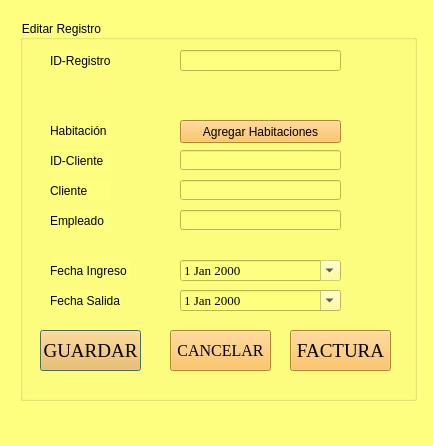
<?xml version="1.0" encoding="UTF-8"?>
<ui version="4.0">
 <class>GUI_Edit_Registro</class>
 <widget class="QDialog" name="GUI_Edit_Registro">
  <property name="geometry">
   <rect>
    <x>0</x>
    <y>0</y>
    <width>433</width>
    <height>446</height>
   </rect>
  </property>
  <property name="windowTitle">
   <string>Dialog</string>
  </property>
  <property name="styleSheet">
   <string notr="true">background-color: rgb(255, 255, 127);</string>
  </property>
  <widget class="QGroupBox" name="groupBox">
   <property name="geometry">
    <rect>
     <x>20</x>
     <y>20</y>
     <width>397</width>
     <height>381</height>
    </rect>
   </property>
   <property name="styleSheet">
    <string notr="true">font: 75 10pt &quot;Times New Roman&quot;;
background-color: rgb(255, 255, 127);</string>
   </property>
   <property name="title">
    <string>Editar Registro</string>
   </property>
   <widget class="QLabel" name="label">
    <property name="geometry">
     <rect>
      <x>30</x>
      <y>30</y>
      <width>61</width>
      <height>21</height>
     </rect>
    </property>
    <property name="text">
     <string>ID-Registro</string>
    </property>
   </widget>
   <widget class="QLabel" name="label_2">
    <property name="geometry">
     <rect>
      <x>30</x>
      <y>100</y>
      <width>61</width>
      <height>21</height>
     </rect>
    </property>
    <property name="text">
     <string>Habitación</string>
    </property>
   </widget>
   <widget class="QLabel" name="label_3">
    <property name="geometry">
     <rect>
      <x>30</x>
      <y>130</y>
      <width>61</width>
      <height>21</height>
     </rect>
    </property>
    <property name="text">
     <string>ID-Cliente</string>
    </property>
   </widget>
   <widget class="QLabel" name="label_4">
    <property name="geometry">
     <rect>
      <x>30</x>
      <y>160</y>
      <width>61</width>
      <height>21</height>
     </rect>
    </property>
    <property name="text">
     <string>Cliente</string>
    </property>
   </widget>
   <widget class="QLabel" name="label_5">
    <property name="geometry">
     <rect>
      <x>30</x>
      <y>190</y>
      <width>61</width>
      <height>21</height>
     </rect>
    </property>
    <property name="text">
     <string>Empleado</string>
    </property>
   </widget>
   <widget class="QLabel" name="label_6">
    <property name="geometry">
     <rect>
      <x>30</x>
      <y>240</y>
      <width>81</width>
      <height>21</height>
     </rect>
    </property>
    <property name="text">
     <string>Fecha Ingreso</string>
    </property>
   </widget>
   <widget class="QLabel" name="label_7">
    <property name="geometry">
     <rect>
      <x>30</x>
      <y>270</y>
      <width>71</width>
      <height>21</height>
     </rect>
    </property>
    <property name="text">
     <string>Fecha Salida</string>
    </property>
   </widget>
   <widget class="QDateEdit" name="Edit_fechaE">
    <property name="enabled">
     <bool>true</bool>
    </property>
    <property name="geometry">
     <rect>
      <x>160</x>
      <y>240</y>
      <width>161</width>
      <height>21</height>
     </rect>
    </property>
    <property name="font">
     <font>
      <family>Times New Roman</family>
      <pointsize>10</pointsize>
      <weight>9</weight>
      <italic>false</italic>
      <bold>false</bold>
     </font>
    </property>
    <property name="readOnly">
     <bool>true</bool>
    </property>
    <property name="calendarPopup">
     <bool>true</bool>
    </property>
   </widget>
   <widget class="QDateEdit" name="Edit_fechaS">
    <property name="geometry">
     <rect>
      <x>160</x>
      <y>270</y>
      <width>161</width>
      <height>21</height>
     </rect>
    </property>
    <property name="font">
     <font>
      <family>Times New Roman</family>
      <pointsize>10</pointsize>
      <weight>9</weight>
      <italic>false</italic>
      <bold>false</bold>
     </font>
    </property>
    <property name="calendarPopup">
     <bool>true</bool>
    </property>
   </widget>
   <widget class="QPushButton" name="Editar_Button">
    <property name="geometry">
     <rect>
      <x>20</x>
      <y>310</y>
      <width>101</width>
      <height>41</height>
     </rect>
    </property>
    <property name="font">
     <font>
      <family>Times New Roman</family>
      <pointsize>14</pointsize>
      <weight>9</weight>
      <italic>false</italic>
      <bold>false</bold>
     </font>
    </property>
    <property name="autoFillBackground">
     <bool>false</bool>
    </property>
    <property name="styleSheet">
     <string notr="true">font: 75 14pt &quot;Times New Roman&quot;;
background-color: rgb(255, 184, 62);</string>
    </property>
    <property name="text">
     <string>GUARDAR</string>
    </property>
   </widget>
   <widget class="QPushButton" name="Cancelar_button">
    <property name="geometry">
     <rect>
      <x>150</x>
      <y>310</y>
      <width>101</width>
      <height>41</height>
     </rect>
    </property>
    <property name="font">
     <font>
      <family>Times New Roman</family>
      <pointsize>12</pointsize>
      <weight>9</weight>
      <italic>false</italic>
      <bold>false</bold>
     </font>
    </property>
    <property name="styleSheet">
     <string notr="true">font: 75 12pt &quot;Times New Roman&quot;;
background-color: rgb(255, 184, 62);</string>
    </property>
    <property name="text">
     <string>CANCELAR</string>
    </property>
   </widget>
   <widget class="QLineEdit" name="idR_Edit_LineEdit">
    <property name="enabled">
     <bool>true</bool>
    </property>
    <property name="geometry">
     <rect>
      <x>160</x>
      <y>30</y>
      <width>161</width>
      <height>21</height>
     </rect>
    </property>
    <property name="font">
     <font>
      <family>Times New Roman</family>
      <pointsize>10</pointsize>
      <weight>9</weight>
      <italic>false</italic>
      <bold>false</bold>
     </font>
    </property>
    <property name="readOnly">
     <bool>true</bool>
    </property>
   </widget>
   <widget class="QLineEdit" name="idC_Edit_LineEdit">
    <property name="enabled">
     <bool>true</bool>
    </property>
    <property name="geometry">
     <rect>
      <x>160</x>
      <y>130</y>
      <width>161</width>
      <height>20</height>
     </rect>
    </property>
    <property name="font">
     <font>
      <family>Times New Roman</family>
      <pointsize>10</pointsize>
      <weight>9</weight>
      <italic>false</italic>
      <bold>false</bold>
     </font>
    </property>
    <property name="readOnly">
     <bool>true</bool>
    </property>
   </widget>
   <widget class="QLineEdit" name="nomE_Edit_LineEdit">
    <property name="enabled">
     <bool>true</bool>
    </property>
    <property name="geometry">
     <rect>
      <x>160</x>
      <y>190</y>
      <width>161</width>
      <height>20</height>
     </rect>
    </property>
    <property name="font">
     <font>
      <family>Times New Roman</family>
      <pointsize>10</pointsize>
      <weight>9</weight>
      <italic>false</italic>
      <bold>false</bold>
     </font>
    </property>
    <property name="readOnly">
     <bool>true</bool>
    </property>
   </widget>
   <widget class="QPushButton" name="habit_Edit_Button">
    <property name="geometry">
     <rect>
      <x>160</x>
      <y>100</y>
      <width>161</width>
      <height>23</height>
     </rect>
    </property>
    <property name="styleSheet">
     <string notr="true">background-color: rgb(255, 184, 62);</string>
    </property>
    <property name="text">
     <string>Agregar Habitaciones</string>
    </property>
   </widget>
   <widget class="QLineEdit" name="nomC_Edit_LineEdit">
    <property name="enabled">
     <bool>true</bool>
    </property>
    <property name="geometry">
     <rect>
      <x>160</x>
      <y>160</y>
      <width>161</width>
      <height>20</height>
     </rect>
    </property>
    <property name="font">
     <font>
      <family>Times New Roman</family>
      <pointsize>10</pointsize>
      <weight>9</weight>
      <italic>false</italic>
      <bold>false</bold>
     </font>
    </property>
    <property name="readOnly">
     <bool>true</bool>
    </property>
   </widget>
   <widget class="QPushButton" name="Registrar_button_2">
    <property name="geometry">
     <rect>
      <x>270</x>
      <y>310</y>
      <width>101</width>
      <height>41</height>
     </rect>
    </property>
    <property name="font">
     <font>
      <family>Times New Roman</family>
      <pointsize>14</pointsize>
      <weight>9</weight>
      <italic>false</italic>
      <bold>false</bold>
     </font>
    </property>
    <property name="autoFillBackground">
     <bool>false</bool>
    </property>
    <property name="styleSheet">
     <string notr="true">font: 75 14pt &quot;Times New Roman&quot;;
background-color: rgb(255, 184, 62);</string>
    </property>
    <property name="text">
     <string>FACTURA</string>
    </property>
   </widget>
  </widget>
 </widget>
 <resources/>
 <connections/>
</ui>
